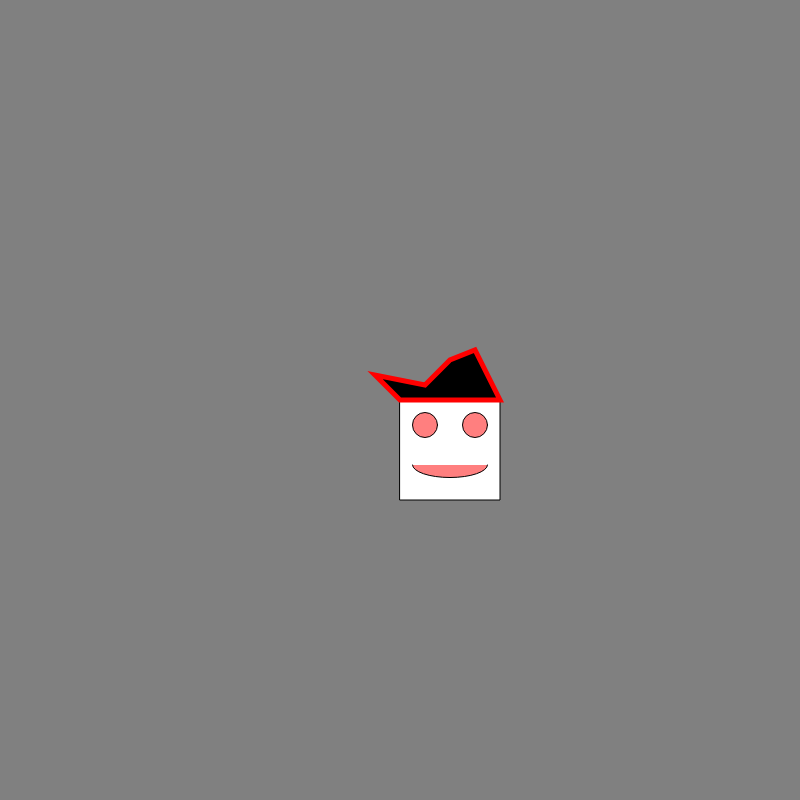
Frame 1 (no input)
Frame 60 (no input): identical to frame 1, image omitted
Frame 120 (the mouse pressed at the canvas centre since frame 60): identical to frame 1, image omitted

The p5.js sketch that drew this single still picture (run headless with seeded random() and noise() and a simulated clock; from frame 60 on, the mouse is pressed at the canvas centre):

// p5.js sketch
// ── sketch.js
function setup() {
  createCanvas(800, 800);
  colorMode(HSB);
  angleMode(DEGREES);
}

function draw() {
  background(50);

  fill(255);
  strokeWeight(1);
  stroke('black');
  square(400,400,100);

  fill(0,100,100,0.5);
  ellipse(425,425,25);
  ellipse(475,425,25);

  arc(450,465,75,25,0,180);

  fill(0);
  stroke('red');
  strokeWeight(5);
  beginShape();
  vertex(400,400);
  vertex(375,375);
  vertex(425,385);
  vertex(450,360);
  vertex(475,350);
  vertex(500,400);
  endShape(CLOSE);
}
